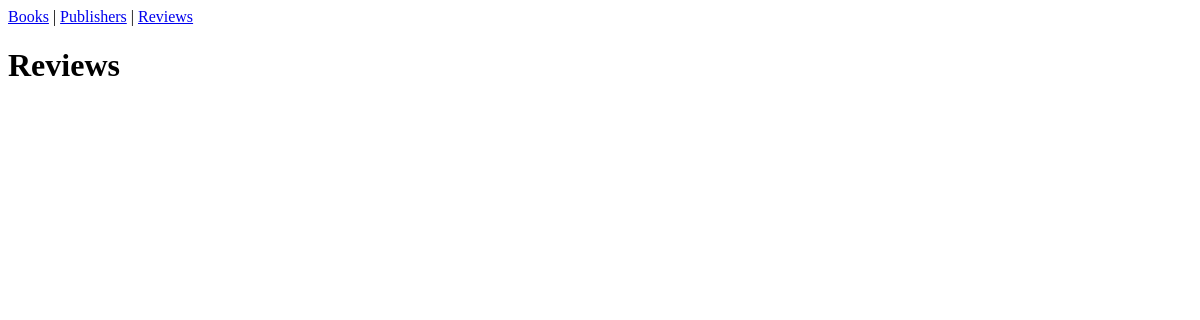
The page /reviews/ on the database as committed earlier.
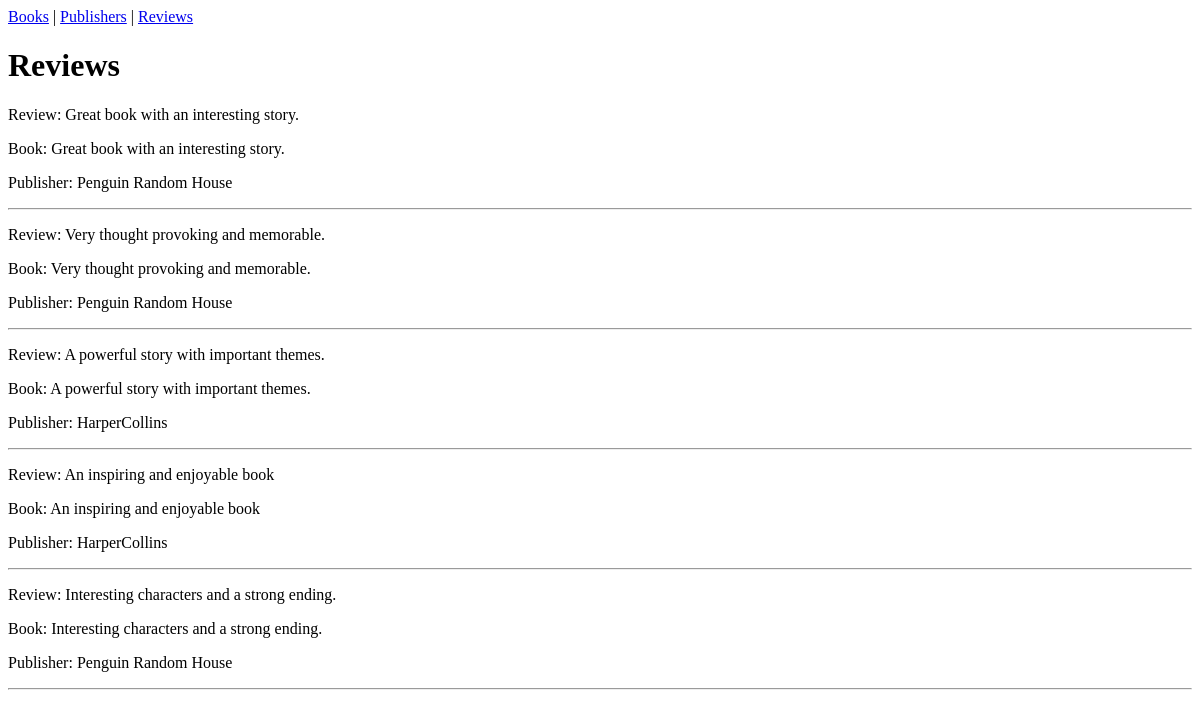
The same page on the database as committed later.
### catalog/models.py (models this page shows, shortened)
class Review(models.Model):
    body = models.TextField()
    book = models.ForeignKey(Book, on_delete=models.CASCADE)

class Book(models.Model):
        title = models.CharField(max_length=200)
        publisher = models.ForeignKey(Publisher, on_delete=models.CASCADE)
        publication_year = models.IntegerField()

class Publisher(models.Model):
    name = models.CharField(max_length=200)

### catalog/views.py (the view)
# urls.py: path("reviews/", ReviewListView.as_view(), name="review-list"),
class ReviewListView(ListView):
    model = Review
    template_name = 'review_list.html'

### catalog/templates/review_list.html
{% extends "base.html" %}
{% block content %}
<h1>Reviews</h1>
{% for review in object_list %}
    <p>Review: {{ review.body }}</p>
    <p>Book: {{ review.body }}</p>
    <p>Publisher: {{ review.book.publisher.name }}</p>
    <hr>
{% endfor %}
{% endblock %}

Rows that differ between the two databases and show on the page:
added Review: body "Great book with an interesting story.", book.publisher.name "Penguin Random House"
added Review: body "Very thought provoking and memorable.", book.publisher.name "Penguin Random House"
added Review: body "A powerful story with important themes.", book.publisher.name "HarperCollins"
added Review: body "An inspiring and enjoyable book", book.publisher.name "HarperCollins"
added Review: body "Interesting characters and a strong ending.", book.publisher.name "Penguin Random House"
